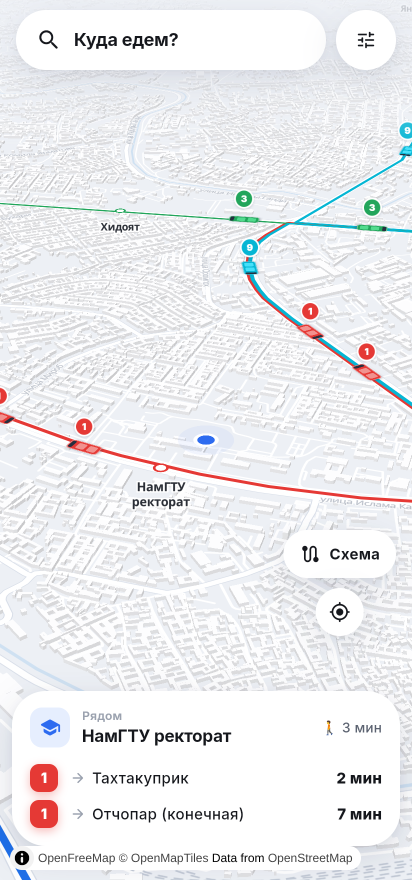
#> input picture docs/shots/ru/02_home.png, 824 x 1760 px, found by its file name (shown at 1/2 size)
$ python make_assets.py
#> lines starting #> are read from the running program, lines starting #| are printed output that depends on the picture; after the words box and inside, x2 and y2 are one past the last pixel; in counts of white or black regions, pixels touching at a corner belong together
"""Phone mockups and crops from the real app screenshots (docs/shots/<lang>).
Run: python3 docs/make_assets.py"""
from pathlib import Path
from PIL import Image, ImageDraw, ImageFilter

HERE = Path(__file__).resolve().parent
OUT = HERE / "assets"
OUT.mkdir(exist_ok=True)


def rounded(im, r):
    m = Image.new("L", im.size, 0)
    ImageDraw.Draw(m).rounded_rectangle([0, 0, im.size[0] - 1, im.size[1] - 1], r, fill=255)
    im = im.convert("RGBA")
    im.putalpha(m)
    return im


def phone(src, dst):
    shot = Image.open(src).convert("RGB")  # 824 x 1760
#> shot is the input picture: PIL image 824x1760 RGB; mean R, G, B 236.4, 236.6, 238.9
    w, h = shot.size
#> w = 824; h = 1760
    bez, pad = 26, 70
    body_w, body_h = w + 2 * bez, h + 2 * bez
#> body_w = 876; body_h = 1812
    canvas = Image.new("RGBA", (body_w + 2 * pad, body_h + 2 * pad), (0, 0, 0, 0))
#> canvas: PIL image 1016x1952 RGBA; every value is 0
    # shadow
    sh = Image.new("RGBA", canvas.size, (0, 0, 0, 0))
    ImageDraw.Draw(sh).rounded_rectangle([pad, pad + 30, pad + body_w, pad + body_h + 30], 120, fill=(20, 30, 60, 90))
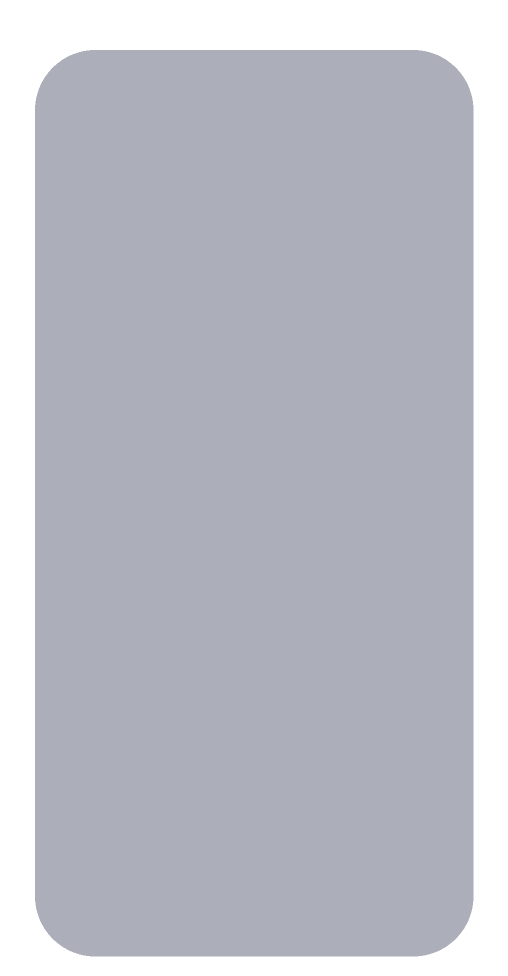
#> sh: PIL image 1016x1952 RGBA (shown at 1/2 size); mean R, G, B, A 15.9, 23.9, 47.7, 71.6; transparent parts drawn white
    sh = sh.filter(ImageFilter.GaussianBlur(34))
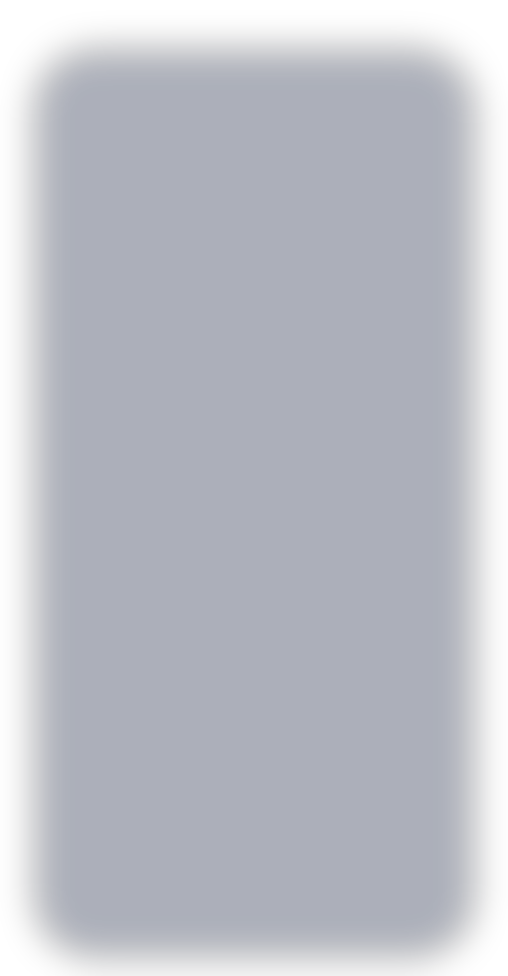
#> sh: PIL image 1016x1952 RGBA (shown at 1/2 size); mean R, G, B, A 15.9, 23.8, 47.7, 71.5; transparent parts drawn white
    canvas.alpha_composite(sh)
    body = Image.new("RGBA", (body_w, body_h), (0, 0, 0, 0))
#> body: PIL image 876x1812 RGBA; every value is 0
    ImageDraw.Draw(body).rounded_rectangle([0, 0, body_w - 1, body_h - 1], 118, fill=(21, 23, 28, 255))
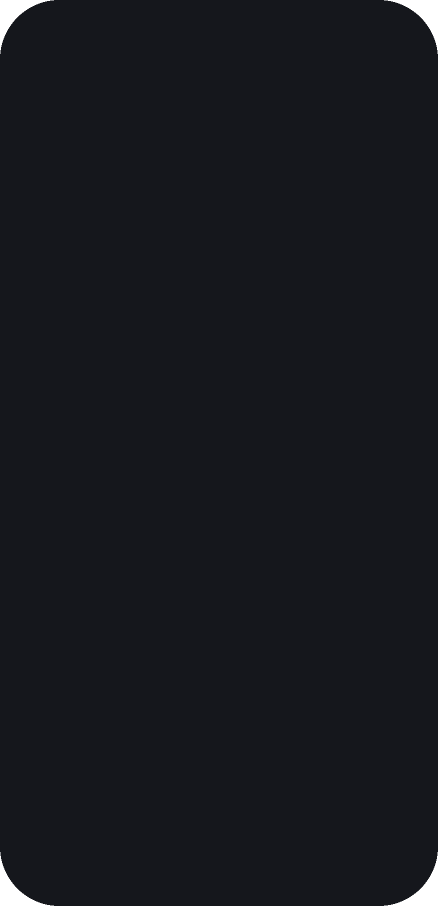
#> body: PIL image 876x1812 RGBA (shown at 1/2 size); mean R, G, B, A 20.8, 22.8, 27.8, 253.1; transparent parts drawn white
    ImageDraw.Draw(body).rounded_rectangle([3, 3, body_w - 4, body_h - 4], 115, outline=(70, 74, 84, 255), width=3)
    body.alpha_composite(rounded(shot, 92), (bez, bez))
#> in rounded, `m = Image.new("L", im.size, 0)`: m: PIL image 824x1760 L; every value is 0
#> in rounded, `ImageDraw.Draw(m).rounded_rectangle([0, 0, im.size[0] - 1, im.size[1] ..`:
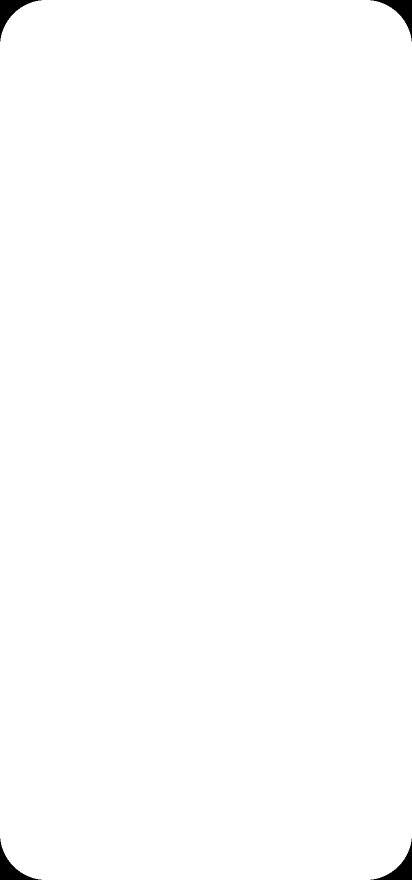
#> m: PIL image 824x1760 L (shown at 1/2 size); 99.5% white; 4 black regions, box (x1, y1, x2, y2) and area: (0, 0, 83, 83) 1843, (741, 0, 824, 83) 1843, (0, 1677, 83, 1760) 1843, (741, 1677, 824, 1760) 1843
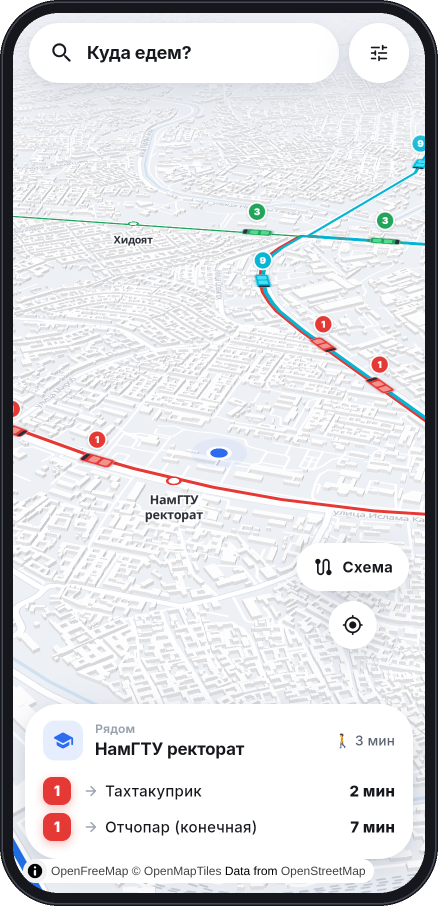
#> body: PIL image 876x1812 RGBA (shown at 1/2 size); mean R, G, B, A 217.1, 217.5, 220, 253.1; transparent parts drawn white
    # camera dot
    ImageDraw.Draw(body).ellipse([body_w // 2 - 13, bez + 22, body_w // 2 + 13, bez + 48], fill=(12, 13, 16, 255))
    canvas.alpha_composite(body, (pad, pad))
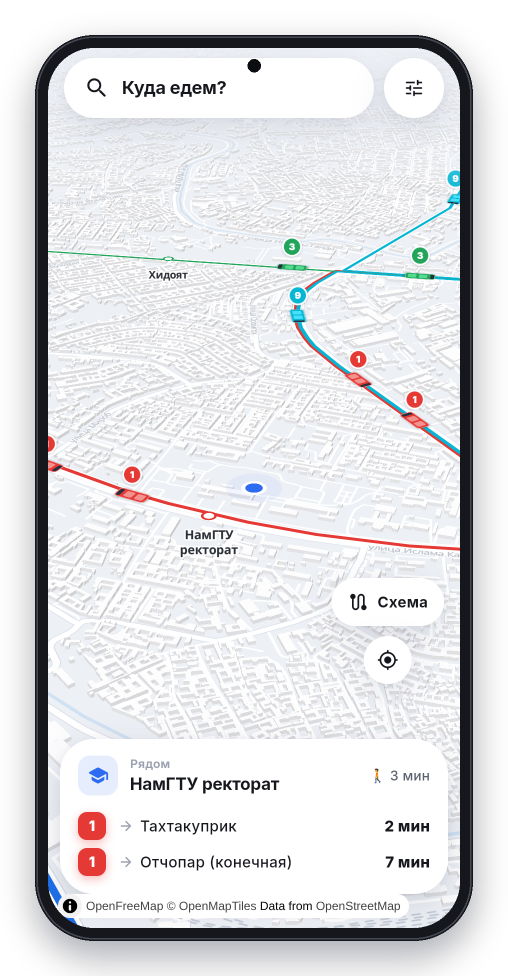
#> canvas: PIL image 1016x1952 RGBA (shown at 1/2 size); mean R, G, B, A 174.5, 175.2, 178.4, 206.1; transparent parts drawn white
    canvas.save(dst)


for lang in ("uz", "ru"):
    d = HERE / "shots" / lang
    for name in ("02_home", "03_scheme", "04_search", "05_plan", "06_trip"):
#> (the run stopped early here; a loop or call above may not have finished)

$ run again, with bus.png copied over docs/shots/ru/02_home.png
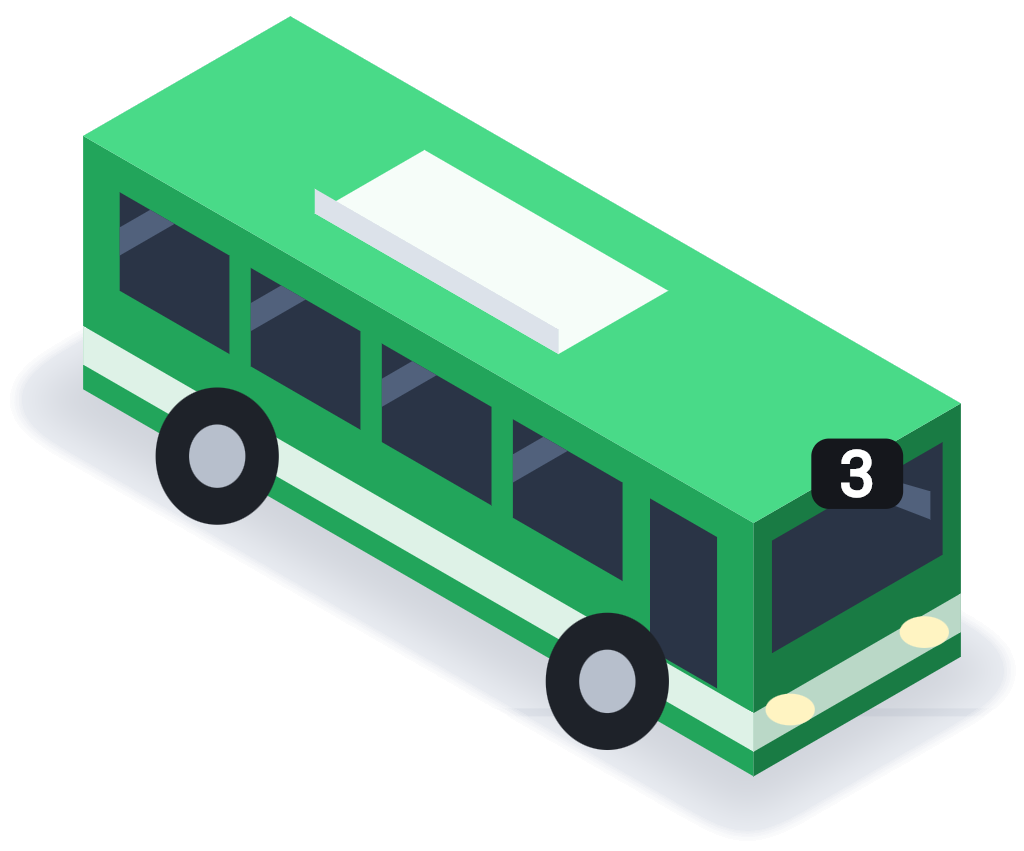
#> input picture bus.png, 1024 x 851 px, found by its file name
#> in rounded, `ImageDraw.Draw(m).rounded_rectangle([0, 0, im.size[0] - 1, im.size[1] ..`:
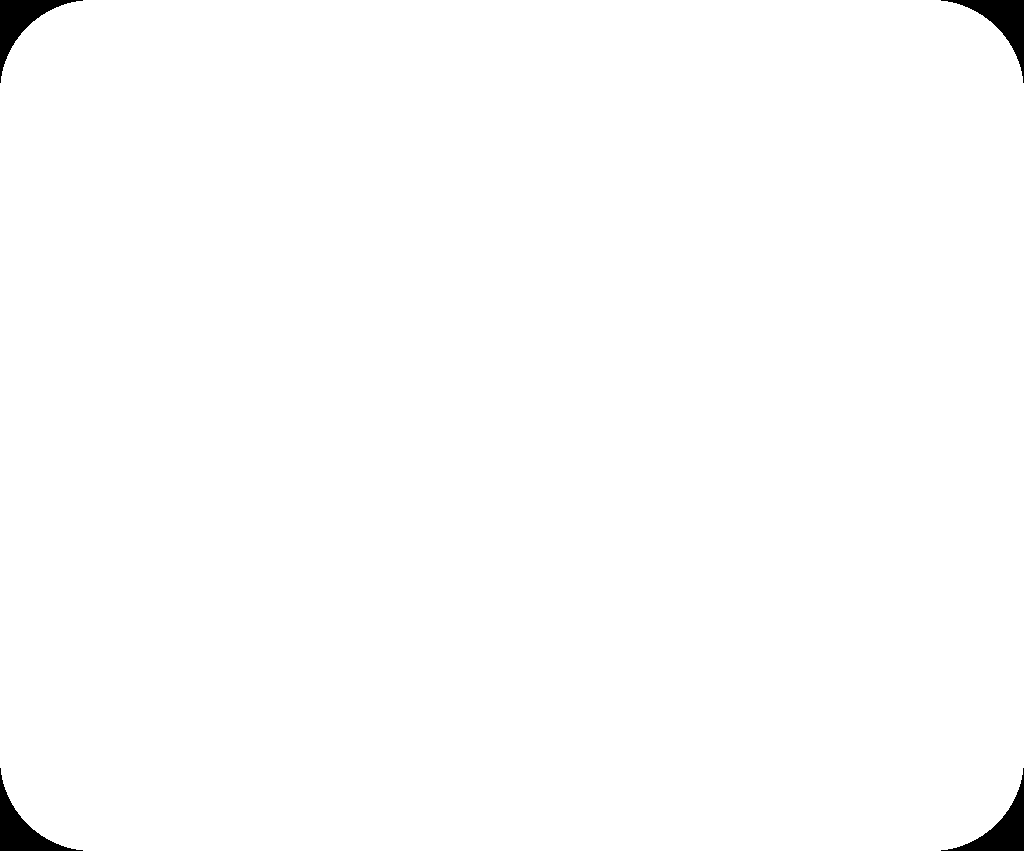
#> m: PIL image 1024x851 L; 99.2% white; 4 black regions, box (x1, y1, x2, y2) and area: (0, 0, 83, 83) 1843, (941, 0, 1024, 83) 1843, (0, 768, 83, 851) 1843, (941, 768, 1024, 851) 1843
#> in phone, `canvas.alpha_composite(body, (pad, pad))`:
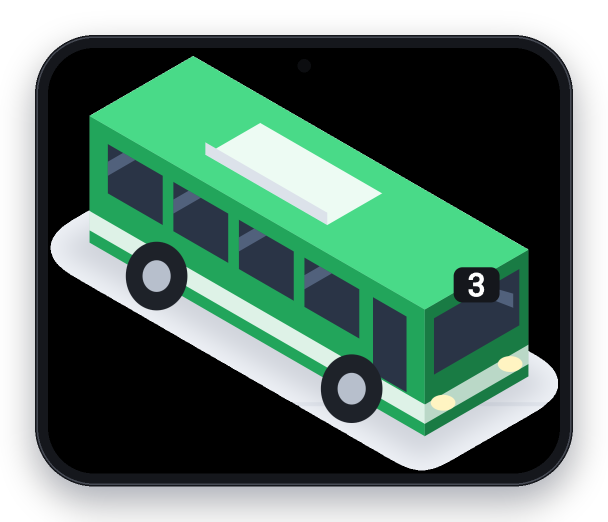
#> canvas: PIL image 1216x1043 RGBA (shown at 1/2 size); mean R, G, B, A 40.8, 67.8, 56.8, 197.2; transparent parts drawn white

$ run again, with docs/shots/ru/04_search.png copied over docs/shots/ru/02_home.png
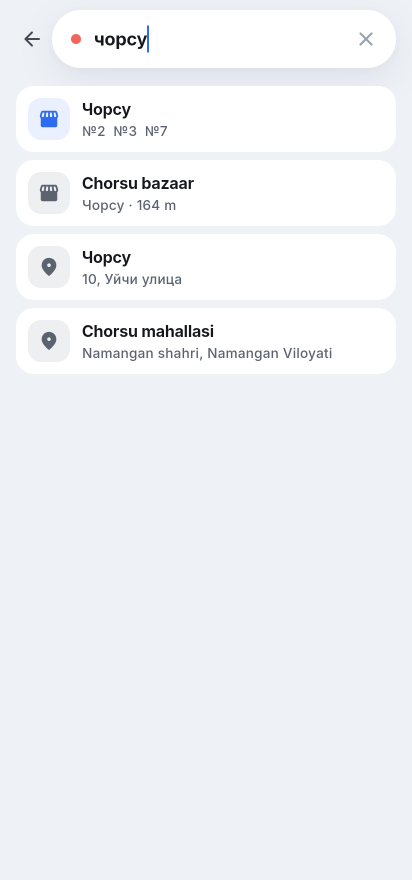
#> input picture docs/shots/ru/04_search.png, 824 x 1760 px, found by its file name (shown at 1/2 size)
#> in phone, shot is the input picture: PIL image 824x1760 RGB; mean R, G, B 240.6, 242.8, 246.4
#> in phone, `body.alpha_composite(rounded(shot, 92), (bez, bez))`:
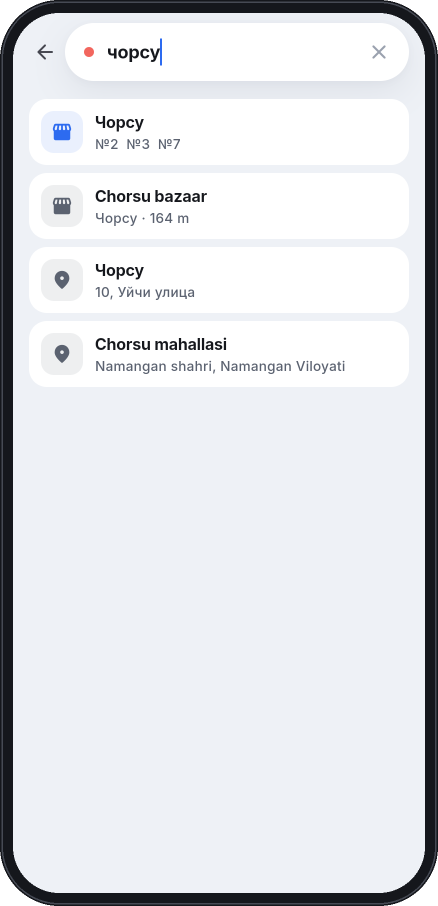
#> body: PIL image 876x1812 RGBA (shown at 1/2 size); mean R, G, B, A 221, 223.1, 226.9, 253.1; transparent parts drawn white
#> in phone, `canvas.alpha_composite(body, (pad, pad))`:
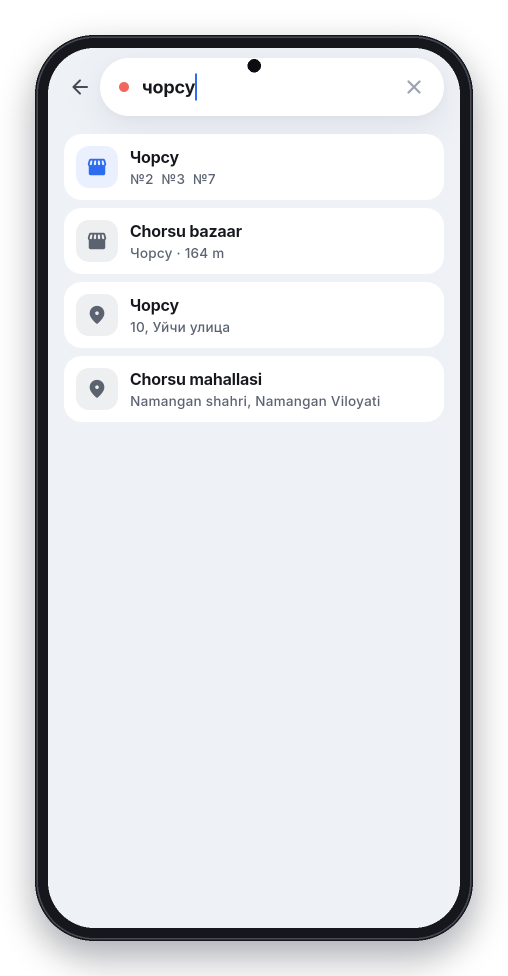
#> canvas: PIL image 1016x1952 RGBA (shown at 1/2 size); mean R, G, B, A 177.6, 179.7, 183.9, 206.1; transparent parts drawn white

$ run again, with docs/shots/ru/05_plan.png copied over docs/shots/ru/02_home.png
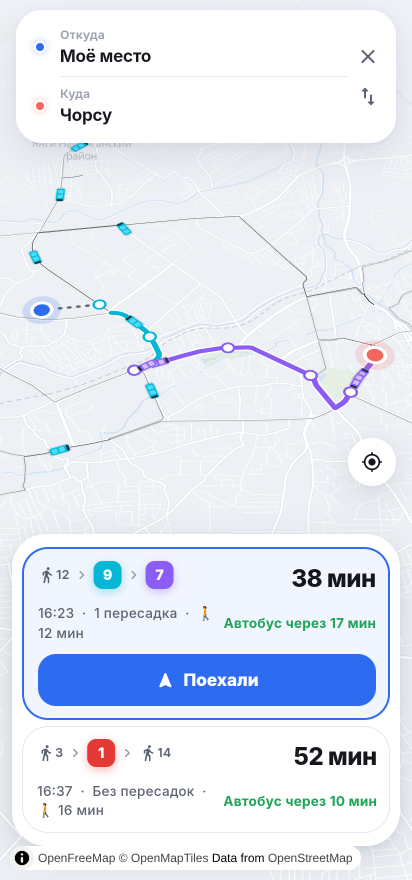
#> input picture docs/shots/ru/05_plan.png, 824 x 1760 px, found by its file name (shown at 1/2 size)
#> in phone, shot is the input picture: PIL image 824x1760 RGB; mean R, G, B 226.9, 232.8, 244
#> in phone, `body.alpha_composite(rounded(shot, 92), (bez, bez))`:
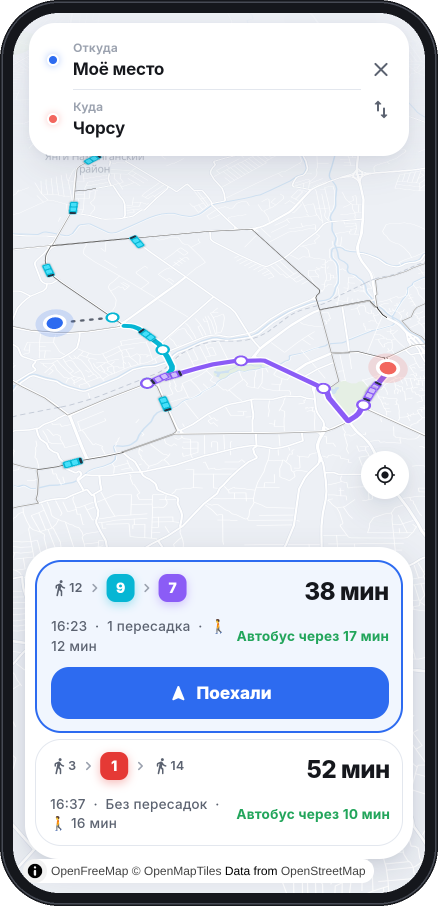
#> body: PIL image 876x1812 RGBA (shown at 1/2 size); mean R, G, B, A 208.4, 214, 224.6, 253.1; transparent parts drawn white
#> in phone, `canvas.alpha_composite(body, (pad, pad))`:
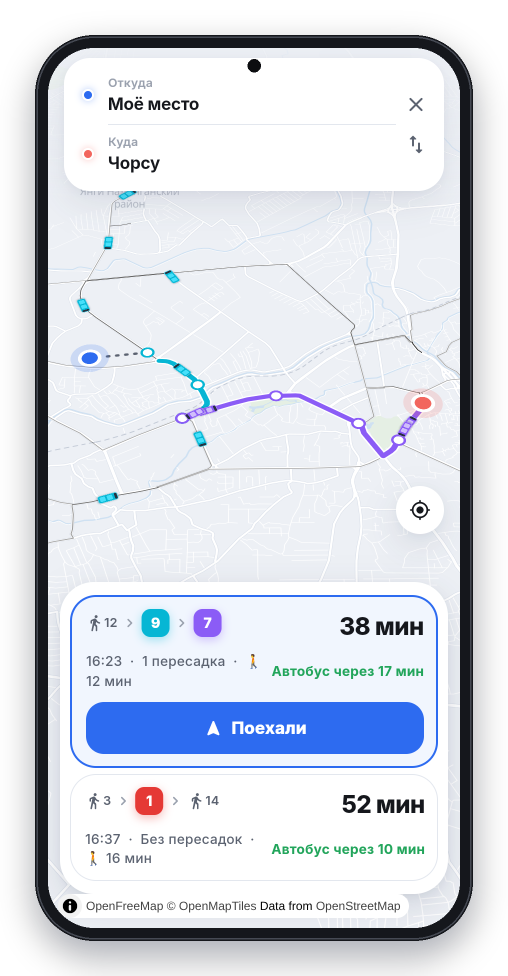
#> canvas: PIL image 1016x1952 RGBA (shown at 1/2 size); mean R, G, B, A 167.5, 172.4, 182.1, 206.1; transparent parts drawn white
